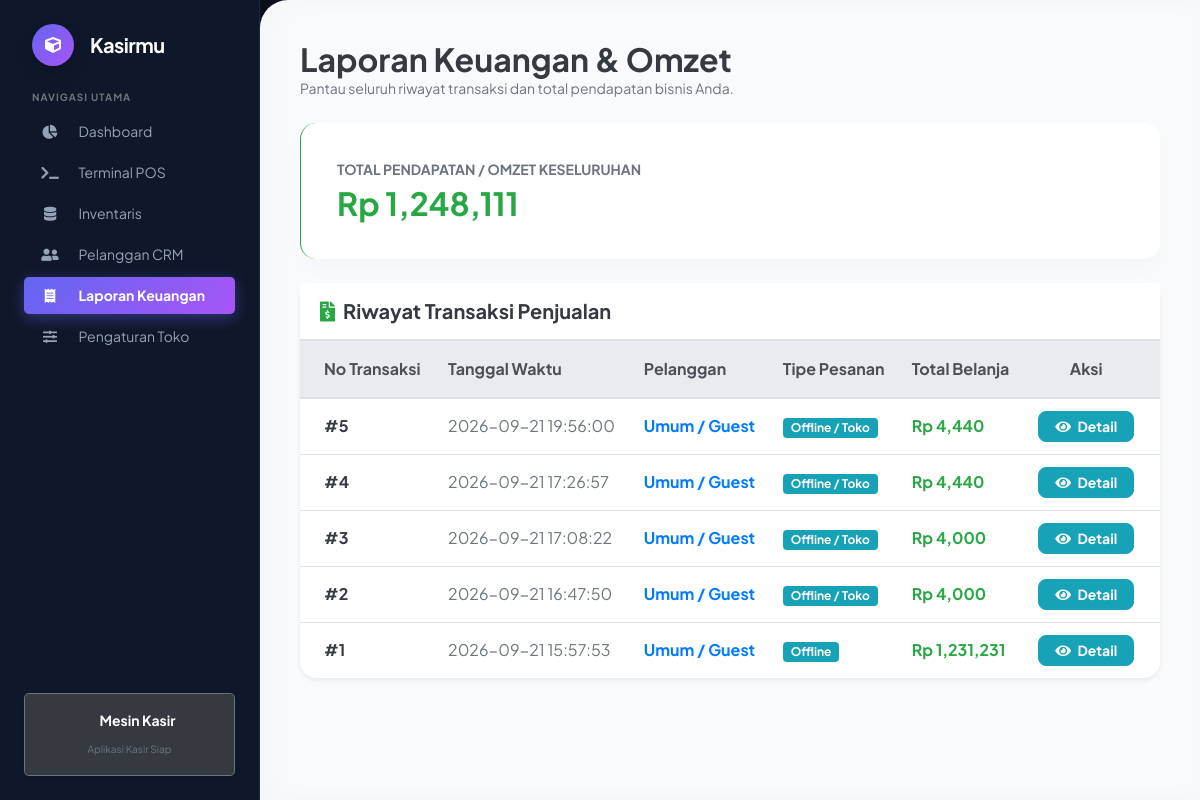
The page /index.php/barang/laporan on the database its author committed.
### tables this page shows
CREATE TABLE IF NOT EXISTS `penjualan` (
  `id` int NOT NULL AUTO_INCREMENT,
  `id_pelanggan` int DEFAULT '1',
  `tanggal` datetime NOT NULL,
  `total_harga` int NOT NULL,
  `diskon` int DEFAULT '0',
  `bayar` int DEFAULT NULL,
  `kembalian` int DEFAULT NULL,
  `jenis_pesanan` varchar(50) DEFAULT 'Offline',
  `metode_pembayaran` varchar(50) DEFAULT 'Tunai',
  `catatan` text,
  `diskon_persen` int DEFAULT '0',
  `pajak` int DEFAULT '0',
  `service_charge` int DEFAULT '0',
  PRIMARY KEY (`id`)
);

CREATE TABLE IF NOT EXISTS `pelanggan` (
  `id` int NOT NULL AUTO_INCREMENT,
  `nama_pelanggan` varchar(100) NOT NULL,
  `telepon` varchar(20) DEFAULT NULL,
  `alamat` text,
  PRIMARY KEY (`id`)
);

### application/controllers/Barang.php (called while the page is built, shortened)
<?php
class Barang extends CI_Controller
{
    public function __construct()
    {
        $this->load->model('M_barang');
    }
    public function laporan()
    {
        $data['penjualan'] = $this->M_barang->tampil_penjualan();
        $total_omzet       = 0;
        foreach ($data['penjualan'] as $p) {
            $total_omzet += $p->total_harga;
        }
        $data['total_omzet'] = $total_omzet;
        $this->load->view('v_laporan', $data);
    }
}

### index.php (called while the page is built, shortened)
<?php
require_once BASEPATH.'core/CodeIgniter.php';

### application/models/M_barang.php (called while the page is built, shortened)
<?php
class M_barang extends CI_Model {
    public function tampil_penjualan() {
        $this->db->select('penjualan.*, pelanggan.nama_pelanggan');
        $this->db->from('penjualan');
        $this->db->join('pelanggan', 'pelanggan.id = penjualan.id_pelanggan', 'left');
        $this->db->order_by('penjualan.id', 'DESC');
        return $this->db->get()->result();
    }
}

### application/views/v_laporan.php (the view, shortened to what this page needs)
<!DOCTYPE html>
<html>
<head>
    <link rel="stylesheet" href="https://cdn.jsdelivr.net/npm/bootstrap@4.6.2/dist/css/bootstrap.min.css">
    <link rel="stylesheet" href="https://cdnjs.cloudflare.com/ajax/libs/font-awesome/5.15.4/css/all.min.css">
</head>
<body>
    <div class="main-content">
        <div class="mb-4">
            <h2 class="font-weight-bold text-dark m-0">Laporan Keuangan & Omzet</h2>
            <p class="text-muted small m-0">Pantau seluruh riwayat transaksi dan total pendapatan bisnis Anda.</p>
        </div>
        <div class="row mb-4">
            <div class="col-md-12">
                <div class="card bg-white border-left border-success border-top-0 border-bottom-0 border-right-0 p-3">
                    <div class="card-body">
                        <div class="text-muted small text-uppercase font-weight-bold mb-1">Total Pendapatan / Omzet Keseluruhan</div>
                        <h2 class="font-weight-bold text-success mb-0">Rp <?php echo number_format($total_omzet); ?></h2>
                    </div>
                </div>
            </div>
        </div>
        <div class="card shadow-sm">
            <div class="card-header bg-white py-3 border-bottom">
                <h5 class="font-weight-bold text-dark m-0"><i class="fas fa-file-invoice-dollar mr-2 text-success"></i>Riwayat Transaksi Penjualan</h5>
            </div>
            <div class="card-body p-0">
                <div class="table-responsive">
                    <table class="table table-hover align-middle mb-0">
                        <thead class="thead-light">
                            <tr>
                                <th class="py-3 pl-4">No Transaksi</th>
                                <th class="py-3">Tanggal Waktu</th>
                                <th class="py-3">Pelanggan</th>
                                <th class="py-3">Tipe Pesanan</th>
                                <th class="py-3">Total Belanja</th>
                                <th class="py-3 text-center pr-4">Aksi</th>
                            </tr>
                        </thead>
                        <tbody>
                            <?php foreach($penjualan as $p): ?>
                            <tr>
                                <td class="align-middle pl-4 font-weight-bold text-dark">#<?php echo $p->id; ?></td>
                                <td class="align-middle text-muted"><?php echo $p->tanggal; ?></td>
                                <td class="align-middle font-weight-bold text-primary"><?php echo isset($p->nama_pelanggan) ? $p->nama_pelanggan : 'Umum'; ?></td>
                                <td class="align-middle"><span class="badge badge-info px-2 py-1"><?php echo $p->jenis_pesanan; ?></span></td>
                                <td class="align-middle text-success font-weight-bold">Rp <?php echo number_format($p->total_harga); ?></td>
                                <td class="align-middle text-center pr-4">
                                    <a href="<?php echo site_url('barang/detail_laporan/'.$p->id); ?>" class="btn btn-info btn-sm text-white px-3 font-weight-bold" style="border-radius: 8px;"><i class="fas fa-eye mr-1"></i> Detail</a>
                                </td>
                            </tr>
                            <?php endforeach; ?>
                        </tbody>
                    </table>
                </div>
            </div>
        </div>
    </div>
</body>
</html>

### application/views/v_laporan.php (style rules this page uses)
.main-content { margin-left: 260px; padding: 40px; }
.card { border: none; border-radius: 16px; box-shadow: 0 10px 25px -5px rgba(0, 0, 0, 0.03); background: #ffffff; }

### application/views/v_sidebar.php (style rules this page uses)
body { font-family: 'Plus Jakarta Sans', sans-serif !important; background-color: #0b0f19 !important; color: #1e293b !important; }
.main-content { margin-left: 260px; padding: 40px; background-color: #f8fafc; min-height: 100vh; border-top-left-radius: 28px; box-shadow: inset 10px 0 30px rgba(0,0,0,0.02); }

### rows shown on the page
penjualan: id "5", tanggal "2026-09-21 19:56:00", id_pelanggan.nama_pelanggan "Umum / Guest", jenis_pesanan "Offline / Toko", total_harga "4,440"
penjualan: id "4", tanggal "2026-09-21 17:26:57", id_pelanggan.nama_pelanggan "Umum / Guest", jenis_pesanan "Offline / Toko", total_harga "4,440"
penjualan: id "3", tanggal "2026-09-21 17:08:22", id_pelanggan.nama_pelanggan "Umum / Guest", jenis_pesanan "Offline / Toko", total_harga "4,000"
penjualan: id "2", tanggal "2026-09-21 16:47:50", id_pelanggan.nama_pelanggan "Umum / Guest", jenis_pesanan "Offline / Toko", total_harga "4,000"
penjualan: id "1", tanggal "2026-09-21 15:57:53", id_pelanggan.nama_pelanggan "Umum / Guest", jenis_pesanan "Offline", total_harga "1,231,231"

### other values the page prints
$total_omzet "1,248,111"
